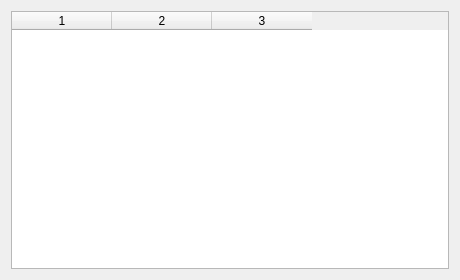
<?xml version="1.0" encoding="UTF-8"?>
<ui version="4.0"><class>Dialog</class><widget class="QDialog" name="Dialog"><property name="geometry"><rect><x>0</x><y>0</y><width>460</width><height>280</height></rect></property><property name="windowTitle"><string>Selection empty_0x3</string></property><layout class="QVBoxLayout" name="verticalLayout"><property name="leftMargin"><number>11</number></property><property name="topMargin"><number>11</number></property><property name="rightMargin"><number>11</number></property><property name="bottomMargin"><number>11</number></property><property name="spacing"><number>6</number></property><item><widget class="QTableWidget" name="table"><property name="rowCount"><number>0</number></property><property name="columnCount"><number>3</number></property></widget></item></layout></widget></ui>
